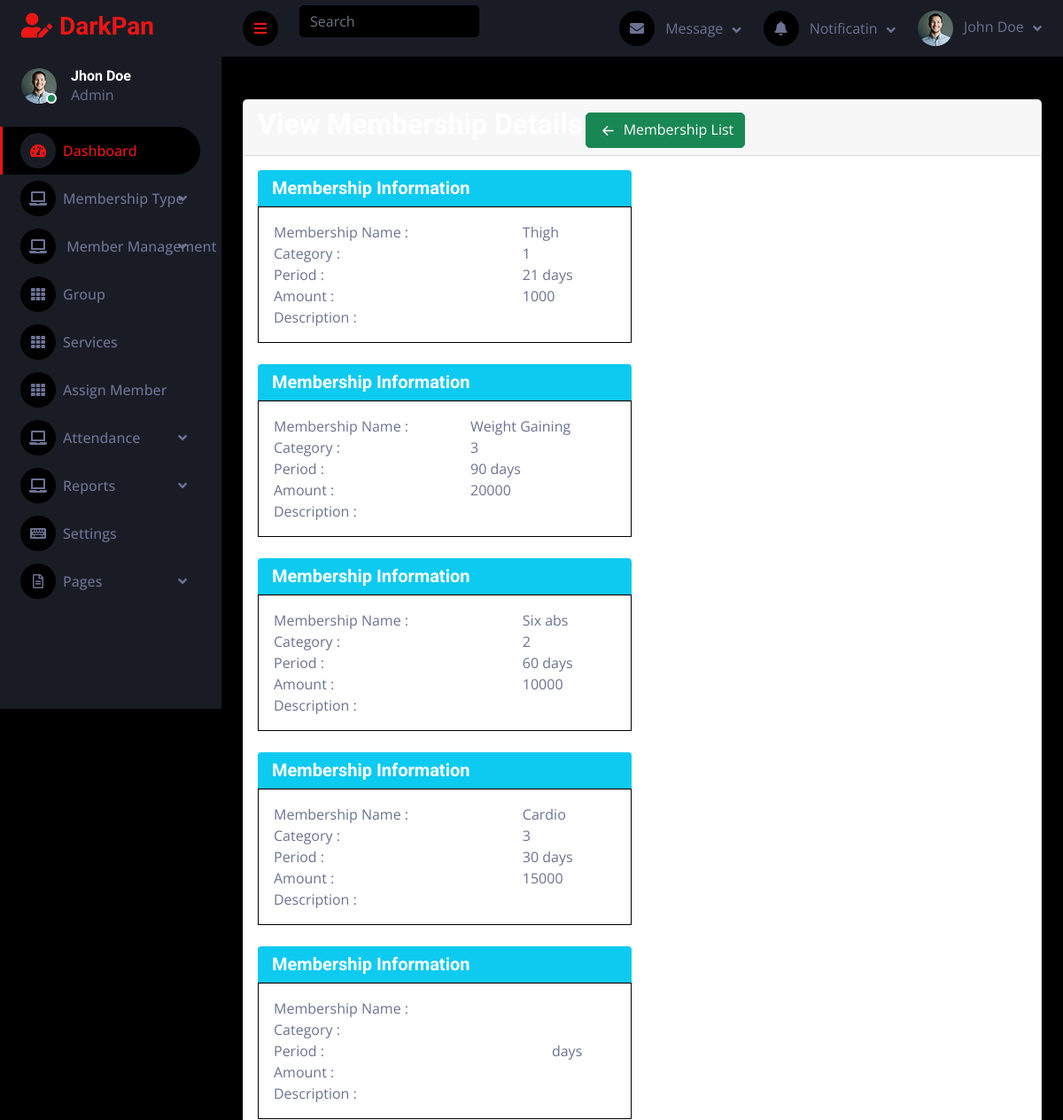
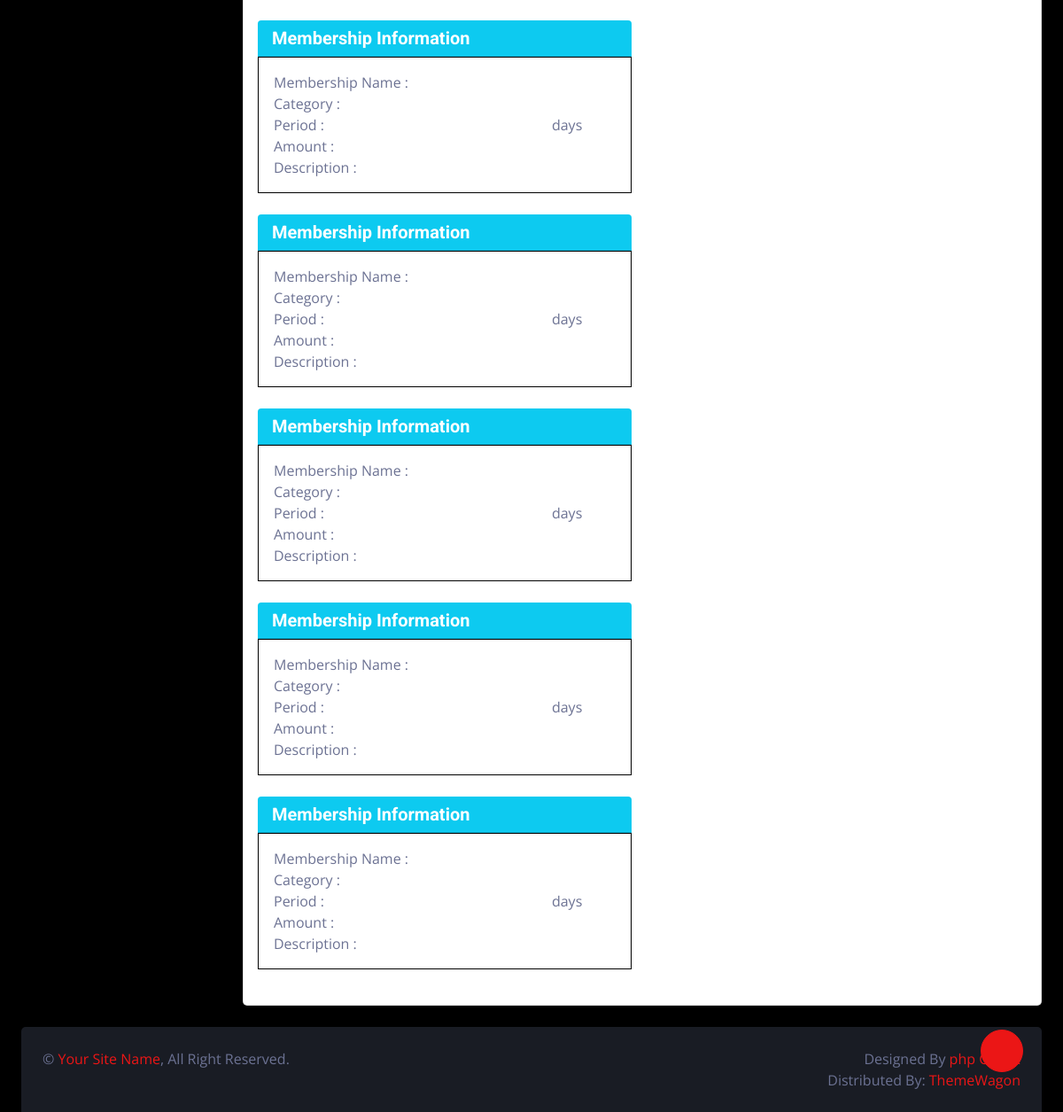
Page /view-membershippp.php (signed in) on the committed database (2 pictures, top to bottom).
### tables this page shows
CREATE TABLE IF NOT EXISTS `membership` (
  `id` int NOT NULL AUTO_INCREMENT,
  `m_name` varchar(250) DEFAULT NULL,
  `m_category` varchar(250) DEFAULT NULL,
  `m_period` varchar(250) DEFAULT NULL,
  `m_amount` varchar(250) DEFAULT NULL,
  `m_description` varchar(250) DEFAULT NULL,
  PRIMARY KEY (`id`)
);

### view-membershippp.php (the view, shortened to what this page needs)
<?php include "common/header.php";?>
<div class="container-fluid pt-4 px-4">
    <div class="row g-4">
  <div class="container">
    <div class="admin-content">
      <div class="card">
        <div class="card-header">
          <h2 class="d-inline">View Membership Details</h2>
          <a href="membership.php" class="btn btn-success float-right">
            <svg xmlns="http://www.w3.org/2000/svg" width="25" height="25" fill="currentColor" class="bi bi-arrow-left-short" viewBox="0 0 16 16">
              <path fill-rule="evenodd" d="M12 8a.5.5 0 0 1-.5.5H5.707l2.147 2.146a.5.5 0 0 1-.708.708l-3-3a.5.5 0 0 1 0-.708l3-3a.5.5 0 1 1 .708.708L5.707 7.5H11.5a.5.5 0 0 1 .5.5z"/>
            </svg>
            Membership List
          </a>
        </div>
        <div class="card-body position-relative">
          <div id="table-data">
            <?php
              $query = "SELECT * FROM `membership`";
              $fire = mysqli_query($conn,$query);
              if(mysqli_num_rows($fire)>0){
                while($row = mysqli_fetch_assoc($fire)){
                $m_name = $row['m_name'];
                $m_period = $row['m_period'];
                $m_category = $row['m_category'];
                $m_amount = $row['m_amount'];
                $m_description = $row['m_description'];
            ?>
            <div class="row">
              <div class="col-md-6 mb-4">
                <div class="card-header bg-info">
                  <h5 class="d-inline text-white">Membership Information</h5>
                </div>
                  <div class="border p-3">
                  <table width="100%" class="view-member">
                    <tbody>
                            <tr>
                              <td class="label">Membership Name :</td>
                              <td><?php echo $m_name; ?></td>
                            </tr>
                            <tr>
                              <td class="label">Category :</td>
                              <td><?php echo $m_category; ?></td>
                            </tr>
                            <tr>
                              <td class="label">Period :</td>
                              <td><?php echo $m_period; ?> days</td>
                            </tr>
                            <tr>
                              <td class="label">Amount :</td>
                              <td><?php echo $m_amount; ?></td>
                            </tr>
                            <tr>
                              <td class="label">Description :</td>
                              <td><?php echo $m_description; ?></td>
                            </tr>
                    </tbody>
                 </table>
               </div>
              </div>
            </div>
            <?php
              }
            }
            ?>
          </div>
        </div>
      </div>
    </div>
  </div>
</div>
</div>
</div>
        </div>
<?php include "common/footer.php";?>

### css/style.css (style rules this page uses)
.btn { transition: .5s; }

### rows in the picture
membership: m_name "Thigh", m_category "1", m_period "21", m_amount "1000"
membership: m_name "Weight Gaining", m_category "3", m_period "90", m_amount "20000"
membership: m_name "Six abs", m_category "2", m_period "60", m_amount "10000"
membership: m_name "Cardio", m_category "3", m_period "30", m_amount "15000"
